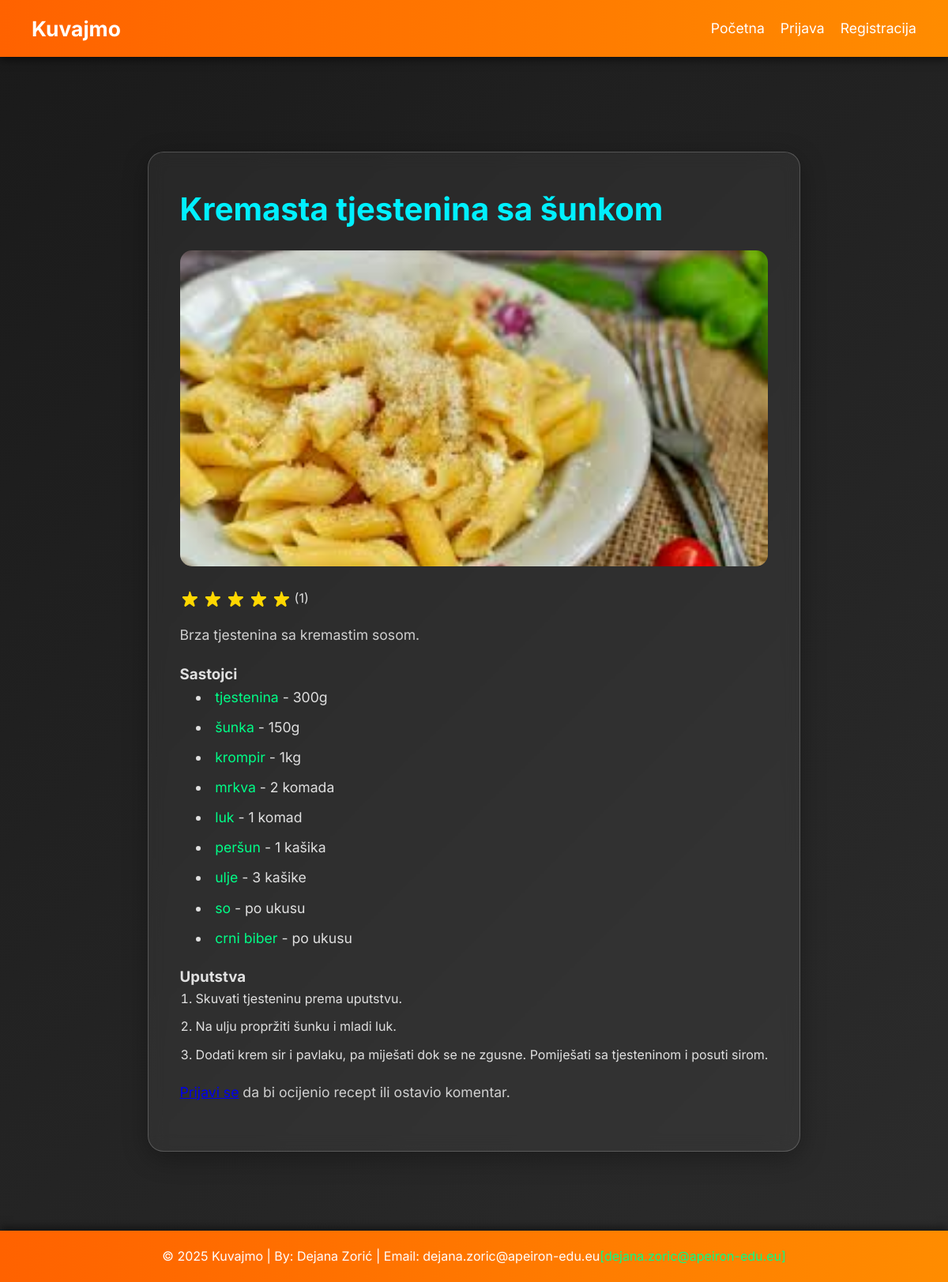
/recipe_show.php?id=4, run on the app's committed database.
### tables this page shows
CREATE TABLE `recipes` (
  `id` int(11) NOT NULL,
  `title` varchar(255) NOT NULL,
  `description` text NOT NULL,
  `instructions` text NOT NULL,
  `image` varchar(255) DEFAULT NULL,
  `user_id` int(11) DEFAULT NULL,
  `created_at` timestamp NOT NULL DEFAULT current_timestamp()
);

CREATE TABLE `recipe_ingredient` (
  `id` int(11) NOT NULL,
  `recipe_id` int(11) DEFAULT NULL,
  `ingredient_id` int(11) DEFAULT NULL,
  `quantity` varchar(255) DEFAULT NULL,
  `created_at` timestamp NOT NULL DEFAULT current_timestamp()
);

CREATE TABLE `ingredients` (
  `id` int(11) NOT NULL,
  `name` varchar(255) NOT NULL,
  `created_at` timestamp NOT NULL DEFAULT current_timestamp()
);

### helpers.php (called while the page is built, shortened)
<?php
if (!function_exists('isLoggedIn')) {
    function isLoggedIn() {
        return isset($_SESSION['user_id']);
    }
}
?>

### recipe_show.php (the view, shortened to what this page needs)
<?php
require 'header.php';
require 'helpers.php';
$recipe_id = (int)$_GET['id'];
$stmt = $pdo->prepare("SELECT r.*, AVG(rt.rating) as avg_rating, COUNT(rt.id) as rating_count
                       FROM recipes r
                       LEFT JOIN ratings rt ON r.id = rt.recipe_id
                       WHERE r.id = ?
                       GROUP BY r.id");
$stmt->execute([$recipe_id]);
$recipe = $stmt->fetch(PDO::FETCH_ASSOC);
$stmt = $pdo->prepare("SELECT i.name, ri.quantity
                       FROM recipe_ingredient ri
                       JOIN ingredients i ON ri.ingredient_id = i.id
                       WHERE ri.recipe_id = ?");
$stmt->execute([$recipe_id]);
$ingredients = $stmt->fetchAll(PDO::FETCH_ASSOC);
$stmt = $pdo->prepare("SELECT c.*, u.name AS name
                       FROM comments c
                       JOIN users u ON c.user_id = u.id
                       WHERE c.recipe_id = ?
                       ORDER BY c.created_at DESC");
$stmt->execute([$recipe_id]);
$comments = $stmt->fetchAll(PDO::FETCH_ASSOC);
$user_rating = 0;
$has_rated = false;
?>
    <section class="container">
        <div class="recipe-details">
            <h2><?php echo htmlspecialchars($recipe['title']); ?></h2>
            <img src="<?php echo $recipe['image'] ? '/cook/uploads/' . htmlspecialchars($recipe['image']) : 'https://via.placeholder.com/600x400.png?text=Nema+slike'; ?>" alt="<?php echo htmlspecialchars($recipe['title']); ?>">
            <div class="rating">
                <?php for ($i = 1; $i <= 5; $i++): ?>
                    <svg fill="<?php echo $i <= round($recipe['avg_rating']) ? '#ffd700' : '#ccc'; ?>" viewBox="0 0 20 20">
                        <path d="M9.049 2.927c.3-.921 1.603-.921 1.902 0l1.286 3.97a1 1 0 00.95.69h4.178c.969 0 1.371 1.24.588 1.81l-3.39 2.467a1 1 0 00-.364 1.118l1.286 3.97c.3.921-.755 1.688-1.54 1.118l-3.39-2.467a1 1 0 00-1.175 0l-3.39 2.467c-.784.57-1.838-.197-1.54-1.118l1.286-3.97a1 1 0 00-.364-1.118L2.737 9.397c-.783-.57-.38-1.81.588-1.81h4.178a1 1 0 00.95-.69l1.286-3.97z"/>
                    </svg>
                <?php endfor; ?>
                <span>(<?php echo $recipe['rating_count']; ?>)</span>
            </div>
            <p><?php echo htmlspecialchars($recipe['description']); ?></p>
            <h3>Sastojci</h3>
            <ul>
                <?php foreach ($ingredients as $ingredient): ?>
                    <li><span><?php echo htmlspecialchars($ingredient['name']); ?></span> - <?php echo htmlspecialchars($ingredient['quantity'] ?? 'Po ukusu'); ?></li>
                <?php endforeach; ?>
            </ul>
            <h3>Uputstva</h3>
            <ol>
                <?php foreach (explode("\n", $recipe['steps'] ?? $recipe['instructions']) as $step): ?>
                    <?php if (trim($step)): ?>
                        <li><?php echo htmlspecialchars($step); ?></li>
                    <?php endif; ?>
                <?php endforeach; ?>
            </ol>
            <?php if (isLoggedIn()): ?>
    <div class="rating-form">
        <?php if ($has_rated): ?>
            <p class="user-rating">Vaša ocjena:
                <?php for ($i = 1; $i <= 5; $i++): ?>
                    <svg class="rating-star" fill="<?php echo $i <= $user_rating ? '#ffd700' : '#ccc'; ?>" viewBox="0 0 20 20">
                        <path d="M9.049 2.927c.3-.921 1.603-.921 1.902 0l1.286 3.97a1 1 0 00.95.69h4.178c.969 0 1.371 1.24.588 1.81l-3.39 2.467a1 1 0 00-.364 1.118l1.286 3.97c.3.921-.755 1.688-1.54 1.118l-3.39-2.467a1 1 0 00-1.175 0l-3.39 2.467c-.784.57-1.838-.197-1.54-1.118l1.286-3.97a1 1 0 00-.364-1.118L2.737 9.397c-.783-.57-.38-1.81.588-1.81h4.178a1 1 0 00.95-.69l1.286-3.97z"/>
                    </svg>
                <?php endfor; ?>
            </p>
        <?php else: ?>
            <div class="rate-recipe">
                <span class="rate-label">Ocijenite:</span>
                <?php for ($i = 5; $i >= 1; $i--): ?>
                    <svg class="rating-star" data-value="<?php echo $i; ?>" fill="#ccc" viewBox="0 0 20 20">
                        <path d="M9.049 2.927c.3-.921 1.603-.921 1.902 0l1.286 3.97a1 1 0 00.95.69h4.178c.969 0 1.371 1.24.588 1.81l-3.39 2.467a1 1 0 00-.364 1.118l1.286 3.97c.3.921-.755 1.688-1.54 1.118l-3.39-2.467a1 1 0 00-1.175 0l-3.39 2.467c-.784.57-1.838-.197-1.54-1.118l1.286-3.97a1 1 0 00-.364-1.118L2.737 9.397c-.783-.57-.38-1.81.588-1.81h4.178a1 1 0 00.95-.69l1.286-3.97z"/>
                    </svg>
                <?php endfor; ?>
            </div>
        <?php endif; ?>
    </div>
    <div class="share-buttons">
    <h4>Podijeli recept:</h4>
    <a href="https://www.facebook.com/sharer/sharer.php?u=<?php echo urlencode('http://' . $_SERVER['HTTP_HOST'] . '/cook/recipe_show.php?id=' . $recipe_id); ?>" target="_blank">
        <svg fill="#ffffff" viewBox="0 0 24 24" width="24" height="24">
            <path d="M18 2h-3a5 5 0 00-5 5v3H7v4h3v8h4v-8h3l1-4h-4V7a1 1 0 011-1h3z"/>
        </svg>
    </a>
    <a href="https://twitter.com/intent/tweet?url=<?php echo urlencode('http://' . $_SERVER['HTTP_HOST'] . '/cook/recipe_show.php?id=' . $recipe_id); ?>&text=Probaj ovaj recept: <?php echo htmlspecialchars($recipe['title']); ?>" target="_blank">
        <svg fill="#ffffff" viewBox="0 0 24 24" width="24" height="24">
            <path d="M23 3a10.9 10.9 0 01-3.14 1.53 4.48 4.48 0 00-7.86 3v1A10.66 10.66 0 013 4s-4 9 5 13a11.64 11.64 0 01-7 2c9 5 20 0 20-11.5a4.5 4.5 0 00-.08-.83A7.72 7.72 0 0023 3z"/>
        </svg>
    </a>
    <a href="mailto:?subject=Probaj ovaj recept: <?php echo htmlspecialchars($recipe['title']); ?>&body=Pogledaj ovaj recept: <?php echo urlencode('http://' . $_SERVER['HTTP_HOST'] . '/cook/recipe_show.php?id=' . $recipe_id); ?>" target="_blank">
        <svg fill="#ffffff" viewBox="0 0 24 24" width="24" height="24">
            <path d="M20 4H4a2 2 0 00-2 2v12a2 2 0 002 2h16a2 2 0 002-2V6a2 2 0 00-2-2zm0 4l-8 5-8-5V6l8 5 8-5z"/>
        </svg>
    </a>
</div>
                <div class="comments">
                    <h3>Komentari</h3>
                    <form action="comment.php" method="POST">
                        <input type="hidden" name="recipe_id" value="<?php echo $recipe_id; ?>">
                        <label for="content">Dodaj komentar</label>
                        <textarea name="content" id="content" required></textarea>
                        <button type="submit">Pošalji</button>
                    </form>
                    <?php if (empty($comments)): ?>
                        <p class="text-gray-400">Nema komentara.</p>
                    <?php else: ?>
                        <?php foreach ($comments as $comment): ?>
                            <div class="comment-card">
                                <div class="author"><?php echo htmlspecialchars($comment['name']); ?></div>
                                <div class="date"><?php echo date('d.m.Y H:i', strtotime($comment['created_at'])); ?></div>
                                <p><?php echo htmlspecialchars($comment['content']); ?></p>
                            </div>
                        <?php endforeach; ?>
                    <?php endif; ?>
                </div>
            <?php else: ?>
                <p><a href="login.php">Prijavi se</a> da bi ocijenio recept ili ostavio komentar.</p>
            <?php endif; ?>
        </div>
    </section>
<?php require 'footer.php'; ?>

### style.css (style rules this page uses)
* { margin: 0; padding: 0; box-sizing: border-box; font-family: 'Inter', sans-serif; }
body { background: linear-gradient(135deg, #1a1a1a 0%, #2c2c2c 100%); color: #ffffff; line-height: 1.6; overflow-x: hidden; display: flex; flex-direction: column; min-height: 100vh; }
.container { max-width: 1200px; margin: 0 auto; padding: 0 20px; }
section.container { padding: 60px 20px; flex: 1; }
.recipe-details { background: rgba(255, 255, 255, 0.05); backdrop-filter: blur(15px); border: 1px solid rgba(255, 255, 255, 0.1); border-radius: 20px; padding: 30px; margin: 40px 0; animation: fadeInUp 0.8s ease forwards; }
.recipe-details { background: rgba(255, 255, 255, 0.05); backdrop-filter: blur(10px); border: 1px solid rgba(255, 255, 255, 0.2); border-radius: 20px; padding: 40px; margin-top: 60px; color: #e0e0e0; box-shadow: 0 8px 32px rgba(0, 0, 0, 0.3); }
.recipe-details p { font-size: 1.2rem; margin-bottom: 15px; }
.recipe-details ul { list-style: disc inside; margin-bottom: 30px; }
.recipe-details ul li { margin-bottom: 10px; font-size: 1.1rem; }
.recipe-details h2 { font-size: 2.5rem; font-weight: 700; margin-bottom: 20px; color: #00f0ff; }
.recipe-details img { width: 100%; max-height: 400px; object-fit: cover; border-radius: 15px; margin-bottom: 20px; transition: transform 0.5s ease; }
.recipe-details .rating { display: flex; align-items: center; margin-bottom: 20px; }
.recipe-details .rating svg { width: 24px; height: 24px; margin-right: 5px; }
.recipe-details p { font-size: 1.1rem; color: #d0d0d0; margin-bottom: 20px; }
.recipe-details ul, .recipe-details ol { margin-bottom: 20px; padding-left: 20px; }
.recipe-details ul li, .recipe-details ol li { margin-bottom: 10px; color: #e0e0e0; }
.recipe-details ul li span { color: #00ff88; }

### data on the page
recipes: title "Kremasta tjestenina sa šunkom", image (picture), description "Brza tjestenina sa kremastim sosom.", instructions "Skuvati tjesteninu prema uputstvu.", instructions "Na ulju propržiti šunku i mladi luk.", instructions "Dodati krem sir i pavlaku, pa miješati dok se ne zgusne. Pomiješati sa tjesteninom i posuti sirom."
recipe_ingredient: ingredient.name "tjestenina", quantity "300g"
recipe_ingredient: ingredient.name "šunka", quantity "150g"
recipe_ingredient: ingredient.name "krompir", quantity "1kg"
recipe_ingredient: ingredient.name "mrkva", quantity "2 komada"
recipe_ingredient: ingredient.name "luk", quantity "1 komad"
recipe_ingredient: ingredient.name "peršun", quantity "1 kašika"
recipe_ingredient: ingredient.name "ulje", quantity "3 kašike"
recipe_ingredient: ingredient.name "so", quantity "po ukusu"
recipe_ingredient: ingredient.name "crni biber", quantity "po ukusu"

### other printed values
$recipe['rating_count'] "1"
